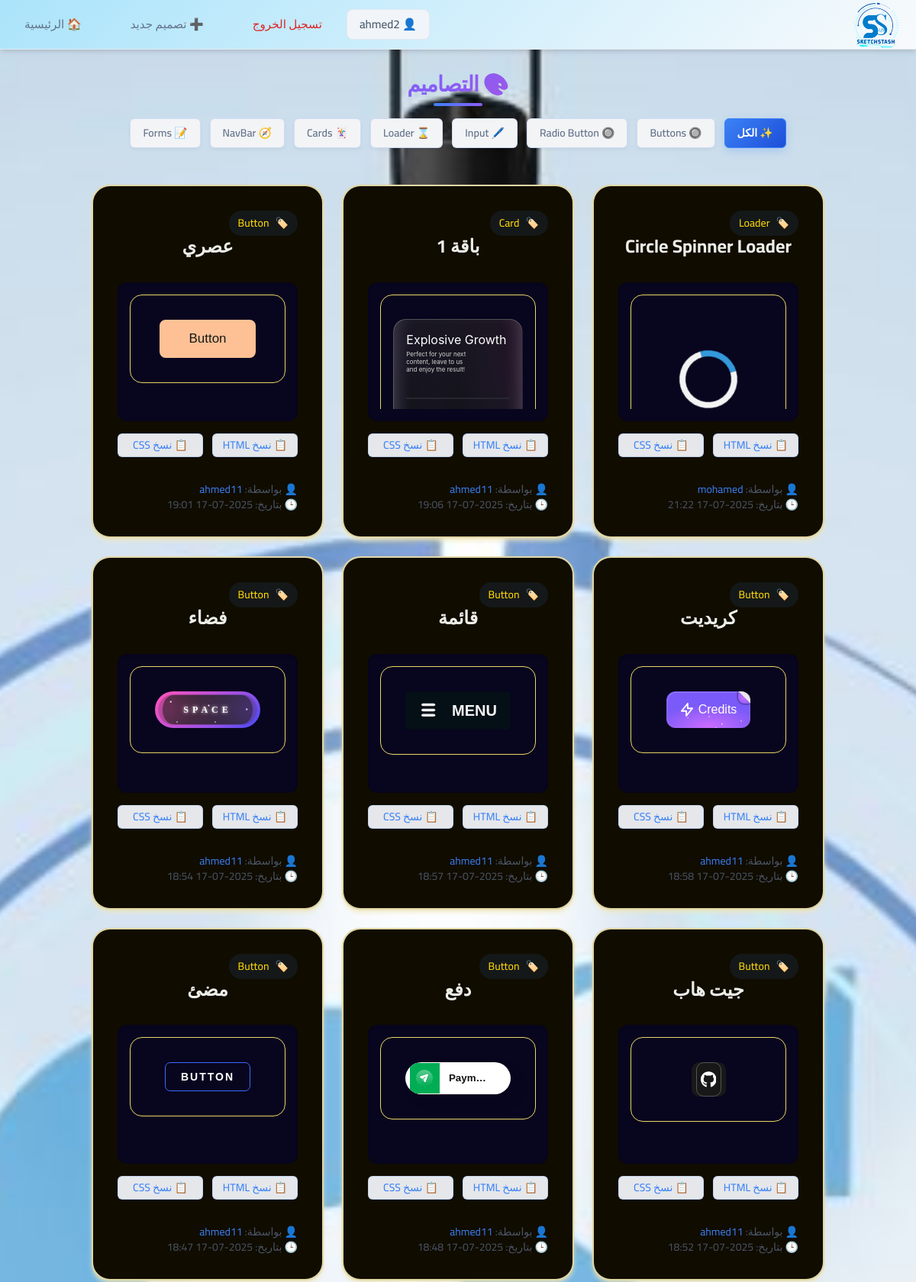
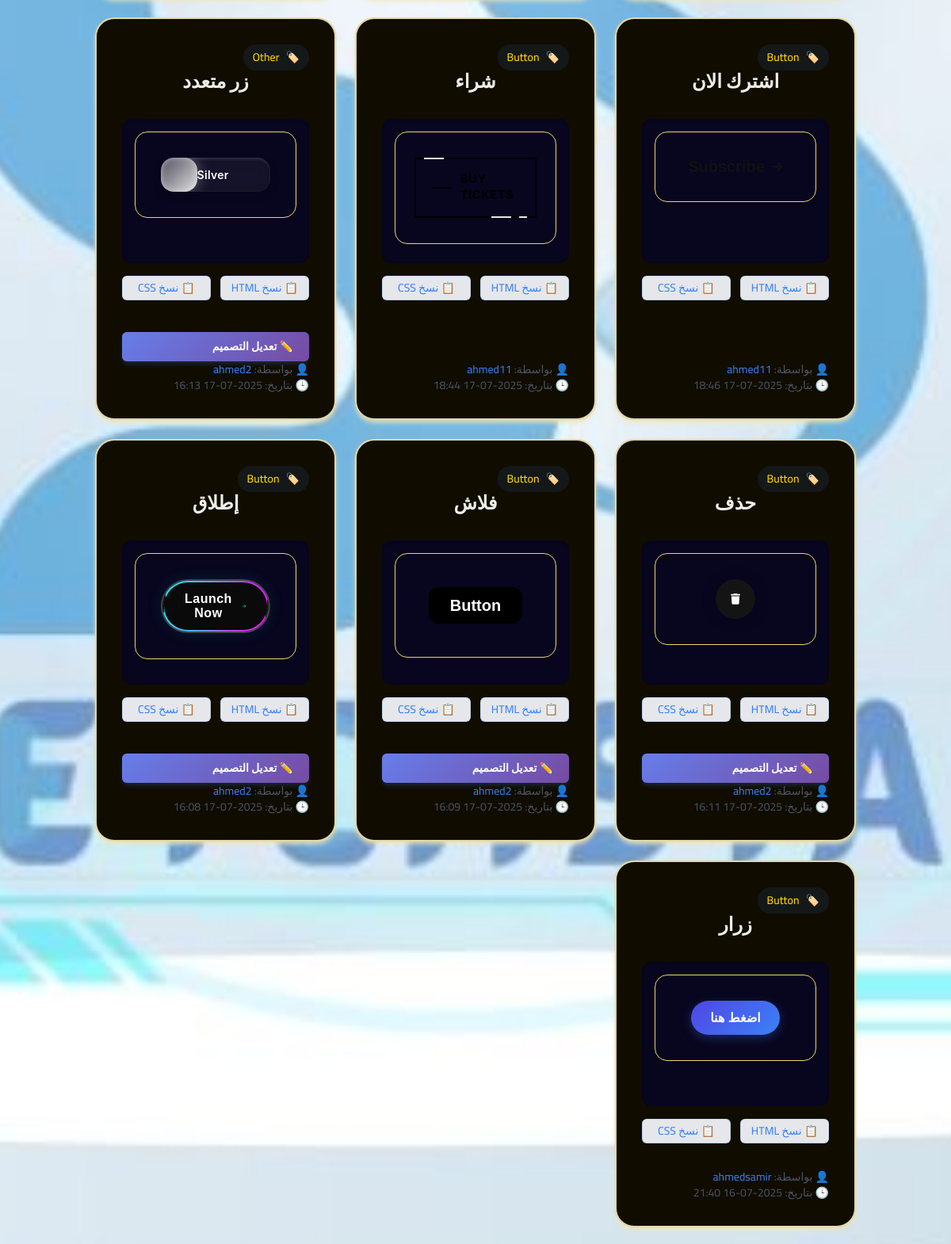
Screenshot of / (signed in, upper part) with the database file from the repository (2 pictures, top to bottom).
### designs/models.py (models this page shows, shortened)
class Design(models.Model):
    DESIGN_TYPES = [
        ('button', 'Button'),
        ('card', 'Card'),
        ('navbar', 'Navbar'),
        ('header', 'Header'),
        ('form', 'Form'),
        ('input', 'Input'),
        ('loader', 'Loader'),
        ('radio', 'Radio Button'),
        ('other', 'Other'),
    ]
    name = models.CharField(max_length=100)
    description = models.TextField(blank=True)
    design_type = models.CharField(max_length=20, choices=DESIGN_TYPES)
    html_code = models.TextField()
    css_code = models.TextField()
    creator = models.ForeignKey(User, on_delete=models.CASCADE, related_name='designs')
    created_at = models.DateTimeField(auto_now_add=True)

### designs/views.py (the view)
# urls.py: path('', views.design_list, name='design_list'),
def design_list(request):
    design_type = request.GET.get('type')
    if design_type:
        designs = Design.objects.filter(design_type=design_type).order_by('-created_at')
    else:
        designs = Design.objects.all().order_by('-created_at')
    return render(request, 'designs/design_list.html', {
        'designs': designs,
        'current_type': design_type  # علشان نتحكم في الـ active button
    })

### designs/templates/designs/design_list.html (shortened to what this page needs)
{% extends 'designs/base.html' %}
{% block content %}
<h1 class="page-title">🎨 التصاميم</h1>
<div class="filter-container">
    <a href="?" class="filter-btn {% if not current_type %}active{% endif %}">✨ الكل</a>
    <a href="?type=button" class="filter-btn {% if current_type == 'button' %}active{% endif %}">🔘 Buttons</a>
    <a href="?type=radio" class="filter-btn {% if current_type == 'radio' %}active{% endif %}">🔘 Radio Button</a>
    <a href="?type=input" class="filter-btn {% if current_type == 'input' %}active{% endif %}">🖊️ Input</a>
    <a href="?type=loader" class="filter-btn {% if current_type == 'loader' %}active{% endif %}">⌛ Loader</a>
    <a href="?type=card" class="filter-btn {% if current_type == 'card' %}active{% endif %}">🃏 Cards</a>
    <a href="?type=navbar" class="filter-btn {% if current_type == 'navbar' %}active{% endif %}">🧭 NavBar</a>
    <a href="?type=form" class="filter-btn {% if current_type == 'form' %}active{% endif %}">📝 Forms</a>
</div>
<div class="design-grid">
    {% for design in designs %}
        <div class="design-card">
          <div class="card-info">
               <div class="design-type">
                    <span>🏷️</span>
                    <span>{{ design.get_design_type_display }}</span>
                </div>
               <div class="card-content">
                <h2 class="design-title">{{ design.name }}</h2>
          </div>
                <div class="">
                    <iframe
                        id="preview-iframe-{{ design.id }}"
                        class="preview-iframe"
                        onload="
                            const iframe = this;
                            const doc = iframe.contentWindow.document;
                            doc.open();
                            doc.write(`<!DOCTYPE html>
                            <html>
                            <head>
                                <style>
                                    body { margin: 0; padding: 2rem; font-family: -apple-system, BlinkMacSystemFont,
                                       'Segoe UI', Roboto, sans-serif;
                                        align-items: center; display: flex; justify-content: center;
                                        border: 1px solid #ead666; border-radius: 1rem;
                                      }
                                    {{ design.css_code|escapejs }}
                                </style>
                            </head>
                            <body>
                                {{ design.html_code|escapejs }}
                            </body>
                            </html>`);
                            doc.close();
                        ">
                    </iframe>
                </div>
        <div class="copy-buttons">
          <button class="btn-copy" onclick="copyToClipboard(`{{ design.html_code|escapejs }}`)">📋 نسخ HTML</button>
          <button class="btn-copy" onclick="copyToClipboard(`{{ design.css_code|escapejs }}`)">📋 نسخ CSS</button>
        </div>
      </div>
{% if request.user == design.creator %}
  <a href="{% url 'edit_design' design.pk %}" class="btn-primary mt-2 inline-block">✏️ تعديل التصميم</a>
{% endif %}
      <div class="text-sm text-gray-600 mt-auto">
        👤 بواسطة:
        <a href="{% url 'designer_profile' design.creator.username %}" class="text-blue-500 hover:underline">
          {{ design.creator.username }}
        </a><br>
        🕒 بتاريخ: {{ design.created_at|date:"Y-m-d H:i" }}
      </div>
    </div>
  {% empty %}
    <p class="text-center text-gray-500 col-span-3">لا توجد تصاميم بعد.</p>
  {% endfor %}
</div>
{% endblock %}

### designs/templates/designs/base.html (shortened to what this page needs)
<!DOCTYPE html>
<html lang="ar" dir="rtl">
<head>
    {% load static %}
    <script src="https://cdn.tailwindcss.com"></script>
    <link rel="stylesheet" href="{% static 'css/stylebox.css' %}">
</head>
<body class="bg-gray-100 text-gray-900 min-h-screen flex flex-col" style="font-family: 'Cairo', sans-serif;">
<nav class="navbar" id="navbar">
    <div class="navbar-container">
        <a href="/" class="navbar-logo">
            <img src="{% static 'images/logo.png' %}" alt="SketchStash" class="h-8">
        </a></a>
        <div class="navbar-menu" id="navbar-menu">
            <a href="{% url 'design_list' %}" class="navbar-link">🏠 الرئيسية</a>
            <a href="{% url 'create_design' %}" class="navbar-link">➕ تصميم جديد</a>
            {% if user.is_authenticated %}
                <div class="navbar-auth">
                    <a href="{% url 'profile' %}" class="navbar-link navbar-profile">👤 {{ user.username }}</a>
                    <form method="POST" action="{% url 'logout' %}" style="display: inline;">
                        <button type="submit" class="navbar-logout">تسجيل الخروج</button>
                    </form>
                </div>
            {% else %}
                <div class="navbar-auth">
                    <a href="{% url 'login' %}" class="navbar-link navbar-login">تسجيل الدخول</a>
                    <a href="{% url 'register' %}" class="navbar-link navbar-register">حساب جديد</a>
                </div>
            {% endif %}
        </div>
    </div>
</nav>
    <main class="flex-grow container mx-auto px-4 py-6">
        {% block content %}{% endblock %}
    </main>
</body>
</html>

### rows the page displays
Design: design_type "Loader", name "Circle Spinner Loader", creator.username "mohamed", created_at "2025-07-17 21:22"
Design: design_type "Card", name "باقة 1", creator.username "ahmed11", created_at "2025-07-17 19:06"
Design: design_type "Button", name "عصري", creator.username "ahmed11", created_at "2025-07-17 19:01"
Design: design_type "Button", name "كريديت", creator.username "ahmed11", created_at "2025-07-17 18:58"
Design: design_type "Button", name "قائمة", creator.username "ahmed11", created_at "2025-07-17 18:57"
Design: design_type "Button", name "فضاء", creator.username "ahmed11", created_at "2025-07-17 18:54"
Design: design_type "Button", name "جيت هاب", creator.username "ahmed11", created_at "2025-07-17 18:52"
Design: design_type "Button", name "دفع", creator.username "ahmed11", created_at "2025-07-17 18:48"
Design: design_type "Button", name "مضئ", creator.username "ahmed11", created_at "2025-07-17 18:47"
Design: design_type "Button", name "اشترك الان", creator.username "ahmed11", created_at "2025-07-17 18:46"
Design: design_type "Button", name "شراء", creator.username "ahmed11", created_at "2025-07-17 18:44"
Design: design_type "Other", name "زر متعدد", shows "✏️ تعديل التصميم", creator.username "ahmed2", created_at "2025-07-17 16:13"
Design: design_type "Button", name "حذف", shows "✏️ تعديل التصميم", creator.username "ahmed2", created_at "2025-07-17 16:11"
Design: design_type "Button", name "فلاش", shows "✏️ تعديل التصميم", creator.username "ahmed2", created_at "2025-07-17 16:09"
Design: design_type "Button", name "إطلاق", shows "✏️ تعديل التصميم", creator.username "ahmed2", created_at "2025-07-17 16:08"
Design: design_type "Button", name "زرار", creator.username "ahmedsamir", created_at "2025-07-16 21:40"

### other values shown
{{ user.username }} "ahmed2"
